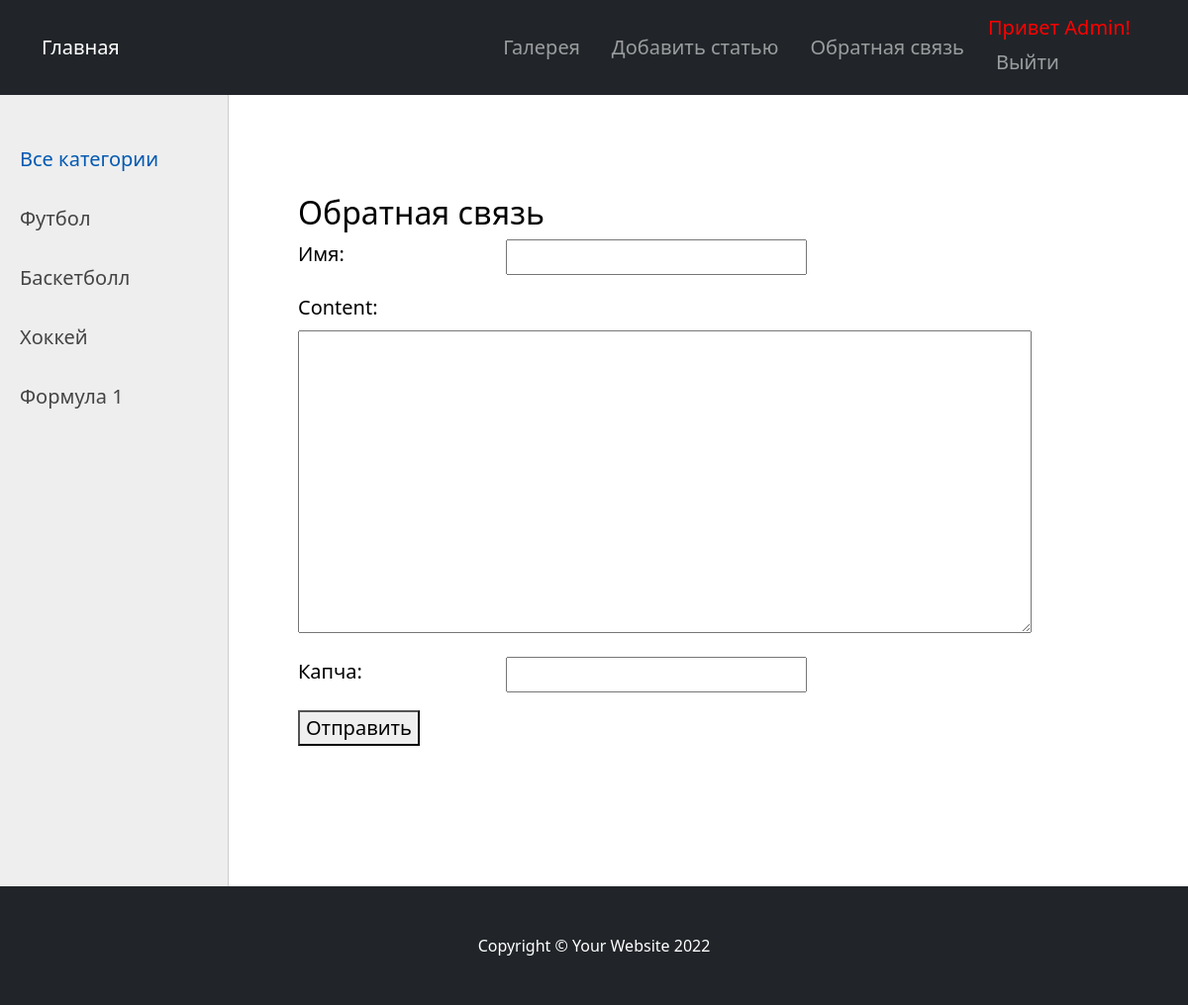
The app's page /contact/ (signed in) with its own data.
### women/models.py (models this page shows, shortened)
class Category(models.Model):
    name = models.CharField(max_length=100, db_index=True, verbose_name="Категория")
    slug = models.SlugField(
        max_length=255, unique=True, db_index=True, verbose_name="URL"
    )
    def get_absolute_url(self):
        return reverse("category", kwargs={"cat_slug": self.slug})
    class Meta:
        verbose_name = "Категория"
        verbose_name_plural = "Категории"

### women/views.py (the view, shortened to what this page needs)
# urls.py: path("contact/", ContactFormView.as_view(), name="contact"),
class ContactFormView(DataMixin, FormView):
    form_class = ContactForm
    template_name = "women/contact.html"
    success_url = reverse_lazy("home")
    def get_context_data(self, *, object_list=None, **kwargs):
        context = super().get_context_data(**kwargs)
        c_def = self.get_user_context(title="Обратная связь")
        return dict(list(context.items()) + list(c_def.items()))

### women/forms.py
class ContactForm(forms.Form):
    name = forms.CharField(label="Имя", max_length=255)
    content = forms.CharField(widget=forms.Textarea(attrs={"cols": 60, "rows": 10}))
    капча = CaptchaField()

### women/templatetags/women_tags.py (called while the page is built)
@register.simple_tag(name="getcats")
def get_categories(filter=None):
    if not filter:
        return Category.objects.all()
    else:
        return Category.objects.filter(pk=filter)

@register.inclusion_tag("women/list_categories.html")
def show_categories(sort=None, cat_selected=0):
    if not sort:
        cats = Category.objects.all()
    else:
        cats = Category.objects.order_by(sort)
    return {"cats": cats, "cat_selected": cat_selected}

### women/utils.py (called while the page is built)
    def get_user_context(self, **kwargs):
        context = kwargs
        cats = Category.objects.annotate(Count("women"))
        user_menu = menu.copy()
        if not self.request.user.is_authenticated:
            user_menu.pop(1)
        context["menu"] = user_menu
        context["cats"] = cats
        if "cat_selected" not in context:
            context["cat_selected"] = 0
        return context

### women/templates/women/contact.html (shortened to what this page needs)
{% extends 'women/base.html' %}
{% block content %}
<h1>{{title}}</h1>
<form method="post">
    {% for f in form %}
    <p><label class="form-label" for="{{ f.id_for_label }}">{{f.label}}: </label>{{ f }}</p>
    {% endfor %}
    <button type="submit">Отправить</button>
</form>
<p>{% endblock %}

### women/templates/women/base.html (shortened to what this page needs)
{% load static %}
{% load women_tags %}
<!DOCTYPE html>
<html>
<head>
    <link type="text/css" href="{% static 'women/css/style.css' %}" rel="stylesheet" />
    <link href="https://cdn.jsdelivr.net/npm/bootstrap@5.1.3/dist/css/bootstrap.min.css" rel="stylesheet"
>
</head>
{% block mainmenu %}
<nav class="navbar navbar-expand-lg navbar-dark bg-dark">
    <div class="container">
        <a class="navbar-brand" href="{% url 'home' %}">Главная</a>
        <ul class="navbar-nav ms-auto mb-2 mb-lg-0">
            {% for m in menu %}
            <li class="nav-item " style="padding-top:20px ;"><a class="nav-link navbar-brand "
                    href="{% url m.url_name %}">{{m.title}} </a>
            </li>
            {% endfor %}
            {% if request.user.is_authenticated %}
            <li style="color: red " class=" nav-item navbar-brand"> Привет {{user.username}}!
                <a class="navbar-brand nav-link" href="{% url 'logout' %}">Выйти</a>
            </li>
            {% else %}
            <li class="nav-item"><a class="nav-link navbar-brand" style="padding-top:20px ;"
                    href="{% url 'register' %}">Регистрация</a>
            <li class="nav-item"></li><a class="nav-link navbar-brand" style="padding-top:20px ;"
                href="{% url 'login' %}">Войти</a></li>
            </li>
            {% endif %}
        </ul>
    </div>
</nav>
{% endblock mainmenu %}
<body>
    <table class="table-content" border=0 cellpadding="0" cellspacing="0">
        <tr>
            <td valign="top" class="left-chapters">
                <ul id="leftchapters">
                    {% if cat_selected == 0 %}
                    <li class="selected">Все категории</li>
                    {% else %}
                    <li><a class="navbar-brand" href="{% url 'home' %}">Все категории</a></li>
                    {% endif %}
                    {% show_categories cat_selected=cat_selected %}
                </ul>
            </td>
            <td valign="top" class="content">
                <div class="content-text">
                    {% block content %}
                    {% endblock %}
                </div>
            </td>
        </tr>
    </table>
    <footer class="py-5 bg-dark">
        <div class="container">
            <p class="m-0 text-center text-white">Copyright &copy; Your Website 2022</p>
        </div>
    </footer>
</body>
</html>

### women/templates/women/list_categories.html
{% for c in cats %}
{% if c.pk == cat_selected %}
<li class="selected">{{c.name}}</li>
{% else %}
<li><a href="{{ c.get_absolute_url }}">{{c.name}}</a></li>
{% endif %}
{% endfor %}

### women/static/women/css/style.css (style rules this page uses)
html, body { height: 100%; width: 100%; color: rgb(0, 0, 0); }
a { color: #001b36; text-decoration: none; }
.table-content { width: 100%; min-height: 100%; height: 100%; }
.left-chapters { margin: 0; background: #eee; border-right: 1px solid #ccc; min-height: 100%; }
.left-chapters ul { width: 230px; min-height: 100%; margin: 0; padding: 20px 10px 10px 20px; list-style: none; font-size: 20px; }
.left-chapters ul li { margin: 30px 0 0 0; color: rgb(141, 123, 123); }
.left-chapters ul li.selected { color: #0059b2; }
.left-chapters ul li a { color: #444; text-decoration: none; }
.content { padding: 40px 20px 20px 40px; width: 100%; box-sizing: border-box; }
.content-text { margin: 60px 0 0 30px; color: #000; font-size: 20px; }
.content-text h1 { font-size: 32px; }
.form-label { display: inline-block; min-width: 210px; vertical-align: top; }

### records on screen
Category: name "Футбол"
Category: name "Баскетболл"
Category: name "Хоккей"
Category: name "Формула 1"

### other values on screen
{{ m.title }} "Галерея" "Добавить статью" "Обратная связь"
{{ user.username }} "Admin"
{{ title }} "Обратная связь"
{{ f.label }} "Имя" "Content" "Капча"
